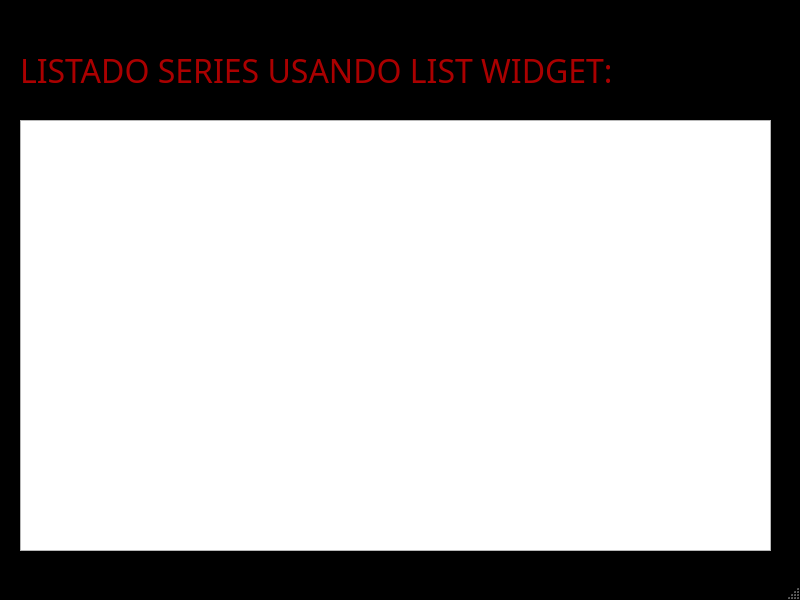
<?xml version="1.0" encoding="UTF-8"?>
<ui version="4.0">
 <class>MainWindow</class>
 <widget class="QMainWindow" name="MainWindow">
  <property name="geometry">
   <rect>
    <x>0</x>
    <y>0</y>
    <width>800</width>
    <height>600</height>
   </rect>
  </property>
  <property name="palette">
   <palette>
    <active>
     <colorrole role="Base">
      <brush brushstyle="SolidPattern">
       <color alpha="255">
        <red>255</red>
        <green>255</green>
        <blue>255</blue>
       </color>
      </brush>
     </colorrole>
     <colorrole role="Window">
      <brush brushstyle="SolidPattern">
       <color alpha="255">
        <red>0</red>
        <green>0</green>
        <blue>0</blue>
       </color>
      </brush>
     </colorrole>
    </active>
    <inactive>
     <colorrole role="Base">
      <brush brushstyle="SolidPattern">
       <color alpha="255">
        <red>255</red>
        <green>255</green>
        <blue>255</blue>
       </color>
      </brush>
     </colorrole>
     <colorrole role="Window">
      <brush brushstyle="SolidPattern">
       <color alpha="255">
        <red>0</red>
        <green>0</green>
        <blue>0</blue>
       </color>
      </brush>
     </colorrole>
    </inactive>
    <disabled>
     <colorrole role="Base">
      <brush brushstyle="SolidPattern">
       <color alpha="255">
        <red>0</red>
        <green>0</green>
        <blue>0</blue>
       </color>
      </brush>
     </colorrole>
     <colorrole role="Window">
      <brush brushstyle="SolidPattern">
       <color alpha="255">
        <red>0</red>
        <green>0</green>
        <blue>0</blue>
       </color>
      </brush>
     </colorrole>
    </disabled>
   </palette>
  </property>
  <property name="windowTitle">
   <string>List Widget</string>
  </property>
  <widget class="QWidget" name="centralwidget">
   <widget class="QLabel" name="label_6">
    <property name="geometry">
     <rect>
      <x>20</x>
      <y>30</y>
      <width>751</width>
      <height>81</height>
     </rect>
    </property>
    <property name="font">
     <font>
      <family>Yataghan</family>
      <pointsize>24</pointsize>
     </font>
    </property>
    <property name="styleSheet">
     <string notr="true">color: rgb(170, 0, 0);</string>
    </property>
    <property name="text">
     <string>LISTADO SERIES USANDO LIST WIDGET:</string>
    </property>
   </widget>
   <widget class="QListWidget" name="listado_series_list_widget">
    <property name="geometry">
     <rect>
      <x>20</x>
      <y>120</y>
      <width>751</width>
      <height>431</height>
     </rect>
    </property>
    <property name="font">
     <font>
      <family>Yataghan</family>
     </font>
    </property>
    <property name="styleSheet">
     <string notr="true">color: rgb(0, 0, 0);</string>
    </property>
   </widget>
  </widget>
  <widget class="QStatusBar" name="statusbar"/>
 </widget>
 <resources/>
 <connections/>
</ui>
